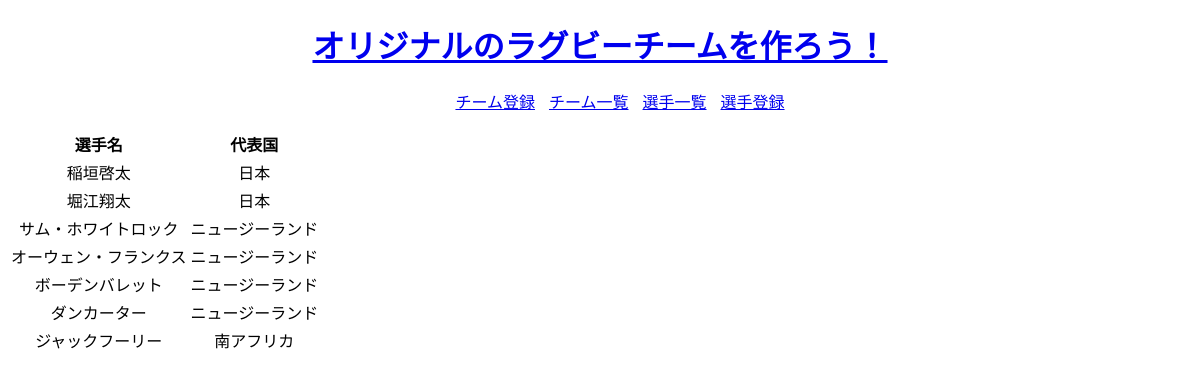
The app's page /rugby_team_create/player_list/, older data.
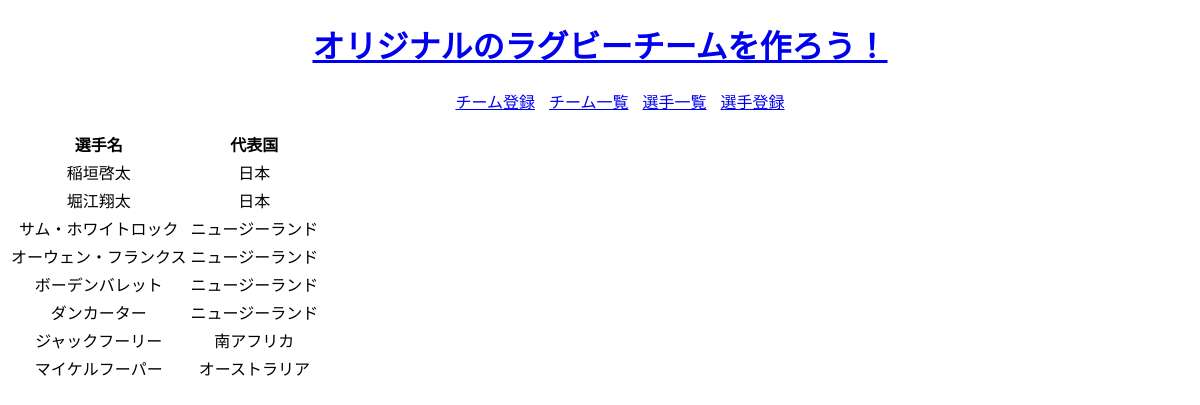
The same page, newer data.
### rugby_team_create/models.py (models this page shows, shortened)
class Player(models.Model):
    name = models.CharField('選手名', max_length=225)
    nationality = models.CharField('代表チーム', max_length=225)

### rugby_team_create/views.py (the view)
# urls.py: path('player_list/', views.PlayerList.as_view(), name='player_list'),
class PlayerList(generic.ListView):
    model = Player

### rugby_team_create/templates/rugby_team_create/player_list.html (shortened to what this page needs)
{% extends 'rugby_team_create/base.html' %}
{% block main %}
<table class="player_list_table">
  <tr>
    <th>選手名</th>
    <th>代表国</th>
  </tr>
  {% for player in player_list %}
  <tr>
    <td align="center">{{player.name}}</td>
    <td align="center">{{player.nationality}}</td>
  </tr>
  {% endfor %}
</table>
{% endblock %}

### rugby_team_create/templates/rugby_team_create/base.html (shortened to what this page needs)
{% load static %}
<!DOCTYPE html>
<html lang="ja">
  <head>
    <link rel="stylesheet" href="{% static 'rugby_team_create/style.css' %}">
  </head>
  <body>
    <header>
      <h1><a href="{% url 'rugby_team_create:top' %}">オリジナルのラグビーチームを作ろう！</a></h1>
      <nav class="nav">
        <ul class="menu">
          <li><a href="{% url 'rugby_team_create:team_create' %}">チーム登録</a></li>
          <li><a href="{% url 'rugby_team_create:team_list' %}">チーム一覧</a></li>
          <li><a href="{% url 'rugby_team_create:player_list' %}">選手一覧</a></li>
          <li><a href="{% url 'rugby_team_create:player_create' %}">選手登録</a></li>
        </ul>
      </nav>
    </header>
    <main>
      {% block main %}{% endblock %}
    </main>
  </body>
</html>

### rugby_team_create/static/rugby_team_create/style.css (style rules this page uses)
h1 { text-align: center; }
.menu { text-align: center; }
.menu li { display: inline-block; padding-left: 5px; padding-right: 5px; }

Row changes from the older to the newer data that the page shows:
added Player: name "マイケルフーパー", nationality "オーストラリア"
